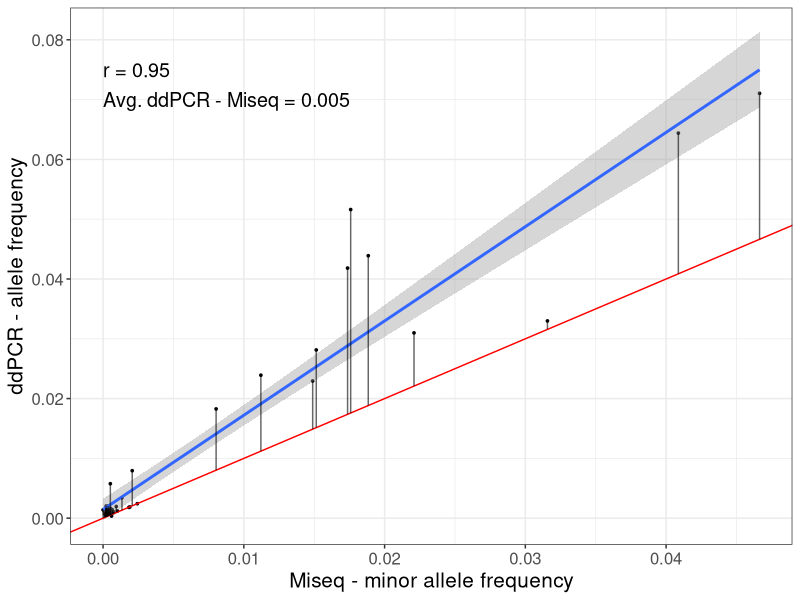
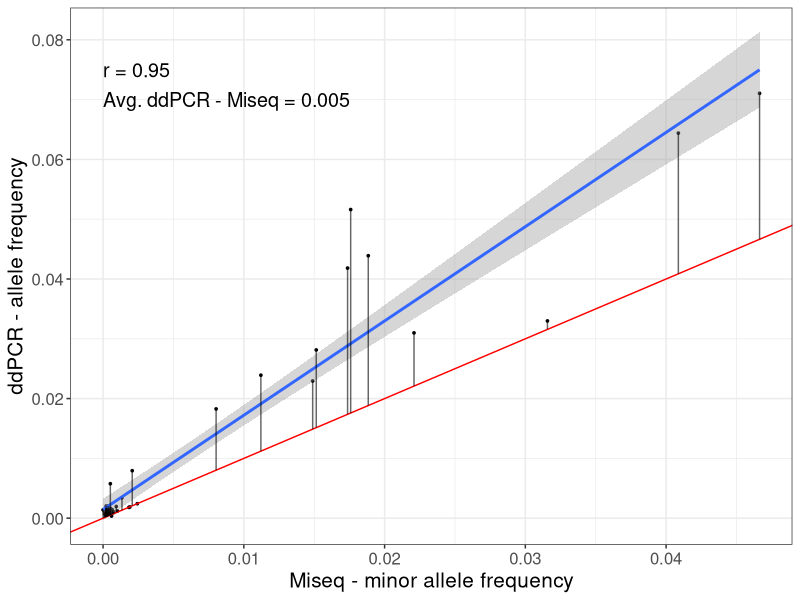

The R script that drew these images, in order:
## ---- chunk 1
library(tidyr)
library(ggplot2)
library(here)
library(data.table)
library(dplyr)
## ---- chunk 2
#read in ddPCR results
ddpcr<-read.table(here("Data_files/denovo_ddPCR_results_11062019.txt"),
                  header=T,
                  sep="\t")

## remove rows where the miseq frequency is not present (e.g. hair samples)
## create individual id from tissue id for plotting
ddpcr<-ddpcr%>%
  filter(is.na(miseq_f)=="FALSE")

## ---- chunk 3

#calculate correlation b/w Miseq and ddPCR frequency
rcoef<-round(with(ddpcr,cor(miseq_f,ddpcr_f,use="complete.obs")),2)

#calculate average deviation
avg.dev<-round(with(ddpcr,mean(ddpcr_f-miseq_f,na.rm=T)),3)

## ---- chunk 4

cor.plt<-ggplot(ddpcr,aes(miseq_f,ddpcr_f))+
  geom_point(size=0.6)+
  stat_smooth(method="lm")+
  geom_abline(intercept=0,
              slope=1,
              color="red")+
  theme_bw()+
  geom_segment(aes(x=miseq_f,
                   xend=miseq_f,
                   y=miseq_f,
                   yend=ddpcr_f),
               alpha=0.6)+
  annotate(geom="text",
           x=0.0,
           y=0.075,
           label=paste("r = ",rcoef,sep=""),
           size=5,
           hjust=0)+
  annotate(geom="text",
           x=0.0,
           y=0.07,
           label=paste("Avg. ddPCR - Miseq = ",avg.dev,sep=""),
           size=5,
           hjust=0)+
  theme(axis.title=element_text(size=15),
        axis.text=element_text(size=12))+
  labs(x="Miseq - minor allele frequency",y="ddPCR - allele frequency")

ggsave(here("Denovo_mutation_analysis/miseq_v_ddpcr_validations_11062019.pdf"),cor.plt,height=7,width=7)

cor.plt

